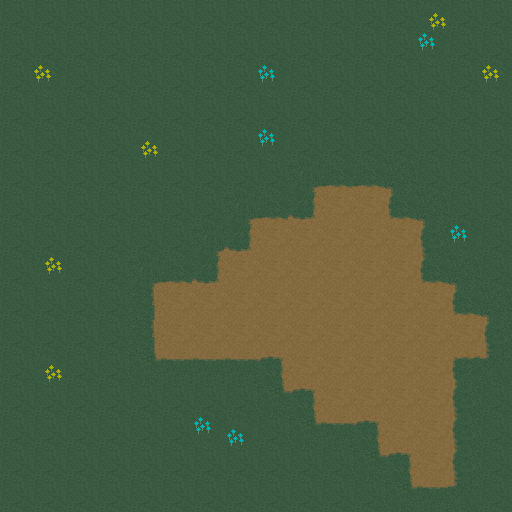

This game map was drawn from its Tiled (.tmx) file and the tilesets committed beside it. A one-line description and the full map source follow:
An orthogonal 16x16 tile map with 32x32 px tiles, 1 tile layer (tile-layer) and 4 objects.

<map version="1.5" tiledversion="1.7.0" orientation="orthogonal" renderorder="right-down" width="16" height="16" tilewidth="32" tileheight="32" infinite="0" nextlayerid="3" nextobjectid="21">
 <tileset firstgid="1" source="myCoolTileset.tsx" />
 <layer id="1" name="tile-layer" width="16" height="16">
  <data encoding="csv">
33,33,33,33,33,33,33,33,33,33,33,33,33,7,33,33,
33,33,33,33,33,33,33,33,33,33,33,33,33,16,33,33,
33,6,33,33,33,33,33,33,16,33,33,33,33,33,33,6,
33,33,33,33,33,33,33,33,33,33,33,33,33,33,33,33,
33,33,33,33,7,33,33,33,16,33,33,33,33,33,33,33,
33,33,33,33,33,33,33,33,33,1,2,2,3,33,33,33,
33,33,33,33,33,33,33,1,2,42,12,12,41,3,33,33,
33,33,33,33,33,33,1,42,12,12,12,12,12,13,16,33,
33,5,33,33,1,2,42,12,12,12,12,12,12,41,3,33,
33,33,33,33,11,12,12,12,12,12,12,12,12,12,41,3,
33,33,33,33,11,12,12,12,12,12,12,12,12,12,12,13,
33,7,33,33,21,22,22,22,32,12,12,12,12,12,31,23,
33,33,33,33,33,33,33,33,21,32,12,12,12,12,13,33,
33,33,33,33,33,33,16,14,33,21,22,32,12,12,13,33,
33,33,33,33,33,33,33,33,33,33,33,21,32,12,13,33,
33,33,33,33,33,33,33,33,33,33,33,33,21,22,23,33
</data>
 </layer>
 <objectgroup id="2" name="collision-layer">
  <object id="1" x="128" y="128" width="32" height="32" />
  <object id="2" x="256" y="64">
   <polygon points="0,0 32,0 32,96 0,96" />
  </object>
  <object id="3" x="20" y="343" width="64" height="64">
   <ellipse />
  </object>
  <object id="6" x="315.125" y="186">
   <polygon points="0,0 74.875,1.125 75,30.75 109,32.125 107.75,93.625 141.75,96.75 140.375,125.375 172.125,128.625 172.625,172.25 141.125,172.75 141.125,302 95.25,303.25 93.5,269.375 62.25,269.5 61.125,237.125 -2.375,238.75 -2.25,205.375 -35.75,205.875 -35.625,173.125 -164,174.875 -163.25,94.125 -101,93.625 -100.25,60.375 -68.875,62 -68.5,30 -6.125,30.375" />
  </object>
 </objectgroup>
</map>